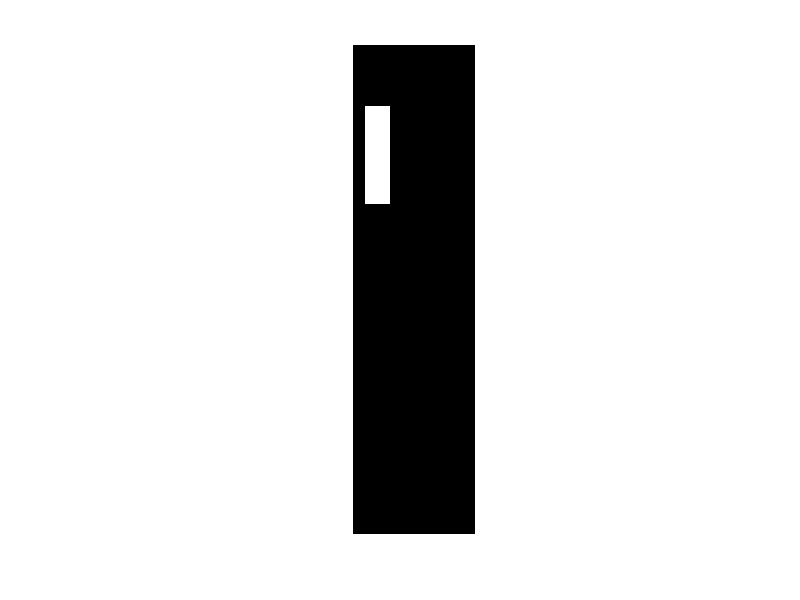
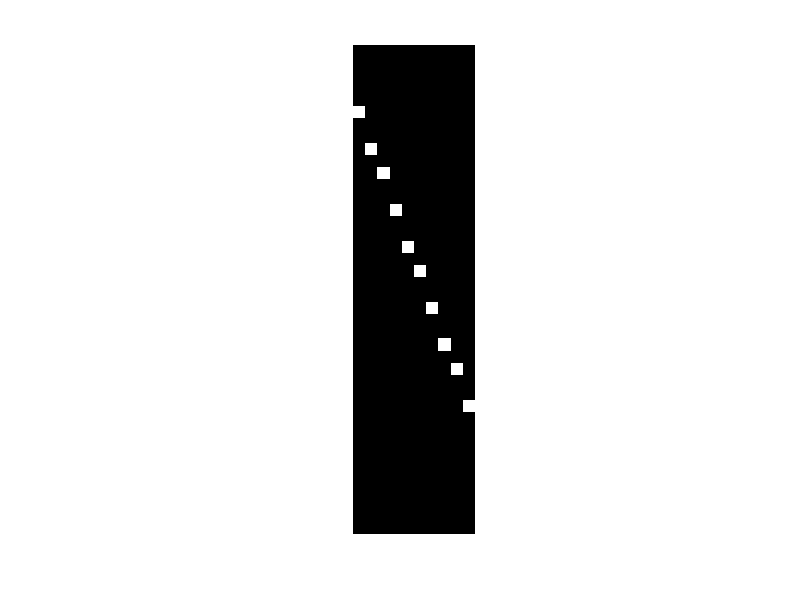

These figures' MATLAB source, in order:
clear all
XWorldLimits = [0 10];
YWorldLimits = [0 10];
GridSize = [40 10];

% generate simple occupancy grid
OccupGrid = zeros(GridSize);
for i = 6:13
    for j = 2:3
        OccupGrid(i,j) = 1;
    end
end
figure(1)
imshow(OccupGrid)

% generate a matrix of a line

LineGrid = zeros(GridSize);
p1 = [1, 6];
p2 = [10, 30];

% Draw a line from p1 to p2 on matrix 
x = p1(1):p2(1);
y = round((x - p1(1)) * (p2(2) - p1(2)) / (p2(1) - p1(1)) + p1(2));
LineGrid(sub2ind(size(LineGrid), y, x)) = 1;
figure(2)
imshow(LineGrid);
any(any(OccupGrid.*LineGrid))